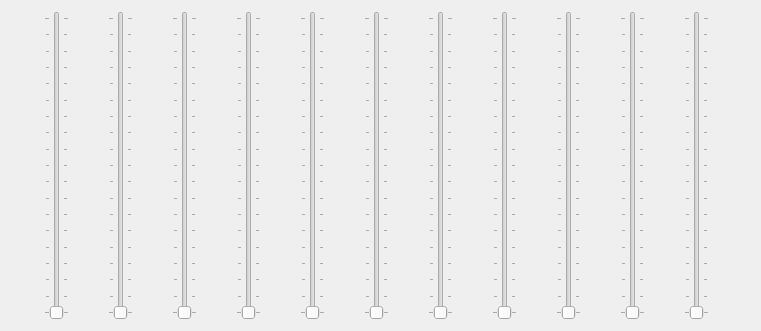
    <widget class="QWidget" name="sessionslidersLayout" native="true">
     <property name="geometry">
      <rect>
       <x>10</x>
       <y>130</y>
       <width>761</width>
       <height>331</height>
      </rect>
     </property>
     <layout class="QHBoxLayout" name="DurationSliders_2">
      <item>
       <widget class="QSlider" name="preSlider_2">
        <property name="maximum">
         <number>90</number>
        </property>
        <property name="singleStep">
         <number>5</number>
        </property>
        <property name="pageStep">
         <number>5</number>
        </property>
        <property name="tracking">
         <bool>false</bool>
        </property>
        <property name="orientation">
         <enum>Qt::Vertical</enum>
        </property>
        <property name="tickPosition">
         <enum>QSlider::TicksBothSides</enum>
        </property>
       </widget>
      </item>
      <item>
       <widget class="QSlider" name="rinSlider_2">
        <property name="maximum">
         <number>90</number>
        </property>
        <property name="singleStep">
         <number>5</number>
        </property>
        <property name="pageStep">
         <number>5</number>
        </property>
        <property name="orientation">
         <enum>Qt::Vertical</enum>
        </property>
        <property name="tickPosition">
         <enum>QSlider::TicksBothSides</enum>
        </property>
       </widget>
      </item>
      <item>
       <widget class="QSlider" name="kyoSlider_2">
        <property name="maximum">
         <number>90</number>
        </property>
        <property name="singleStep">
         <number>5</number>
        </property>
        <property name="pageStep">
         <number>5</number>
        </property>
        <property name="orientation">
         <enum>Qt::Vertical</enum>
        </property>
        <property name="tickPosition">
         <enum>QSlider::TicksBothSides</enum>
        </property>
       </widget>
      </item>
      <item>
       <widget class="QSlider" name="tohSlider_2">
        <property name="maximum">
         <number>90</number>
        </property>
        <property name="singleStep">
         <number>5</number>
        </property>
        <property name="pageStep">
         <number>5</number>
        </property>
        <property name="orientation">
         <enum>Qt::Vertical</enum>
        </property>
        <property name="tickPosition">
         <enum>QSlider::TicksBothSides</enum>
        </property>
       </widget>
      </item>
      <item>
       <widget class="QSlider" name="shaSlider_2">
        <property name="maximum">
         <number>90</number>
        </property>
        <property name="singleStep">
         <number>5</number>
        </property>
        <property name="pageStep">
         <number>5</number>
        </property>
        <property name="orientation">
         <enum>Qt::Vertical</enum>
        </property>
        <property name="tickPosition">
         <enum>QSlider::TicksBothSides</enum>
        </property>
       </widget>
      </item>
      <item>
       <widget class="QSlider" name="kaiSlider_2">
        <property name="maximum">
         <number>90</number>
        </property>
        <property name="singleStep">
         <number>5</number>
        </property>
        <property name="pageStep">
         <number>5</number>
        </property>
        <property name="orientation">
         <enum>Qt::Vertical</enum>
        </property>
        <property name="tickPosition">
         <enum>QSlider::TicksBothSides</enum>
        </property>
       </widget>
      </item>
      <item>
       <widget class="QSlider" name="jinSlider_2">
        <property name="maximum">
         <number>90</number>
        </property>
        <property name="singleStep">
         <number>5</number>
        </property>
        <property name="pageStep">
         <number>5</number>
        </property>
        <property name="orientation">
         <enum>Qt::Vertical</enum>
        </property>
        <property name="tickPosition">
         <enum>QSlider::TicksBothSides</enum>
        </property>
       </widget>
      </item>
      <item>
       <widget class="QSlider" name="retsuSlider_2">
        <property name="maximum">
         <number>90</number>
        </property>
        <property name="singleStep">
         <number>5</number>
        </property>
        <property name="pageStep">
         <number>5</number>
        </property>
        <property name="orientation">
         <enum>Qt::Vertical</enum>
        </property>
        <property name="tickPosition">
         <enum>QSlider::TicksBothSides</enum>
        </property>
       </widget>
      </item>
      <item>
       <widget class="QSlider" name="zaiSlider_2">
        <property name="maximum">
         <number>90</number>
        </property>
        <property name="singleStep">
         <number>5</number>
        </property>
        <property name="pageStep">
         <number>5</number>
        </property>
        <property name="orientation">
         <enum>Qt::Vertical</enum>
        </property>
        <property name="tickPosition">
         <enum>QSlider::TicksBothSides</enum>
        </property>
       </widget>
      </item>
      <item>
       <widget class="QSlider" name="zenSlider_2">
        <property name="maximum">
         <number>90</number>
        </property>
        <property name="singleStep">
         <number>5</number>
        </property>
        <property name="pageStep">
         <number>5</number>
        </property>
        <property name="orientation">
         <enum>Qt::Vertical</enum>
        </property>
        <property name="tickPosition">
         <enum>QSlider::TicksBothSides</enum>
        </property>
       </widget>
      </item>
      <item>
       <widget class="QSlider" name="postSlider_2">
        <property name="maximum">
         <number>90</number>
        </property>
        <property name="singleStep">
         <number>5</number>
        </property>
        <property name="pageStep">
         <number>5</number>
        </property>
        <property name="orientation">
         <enum>Qt::Vertical</enum>
        </property>
        <property name="tickPosition">
         <enum>QSlider::TicksBothSides</enum>
        </property>
       </widget>
      </item>
     </layout>
    </widget>
